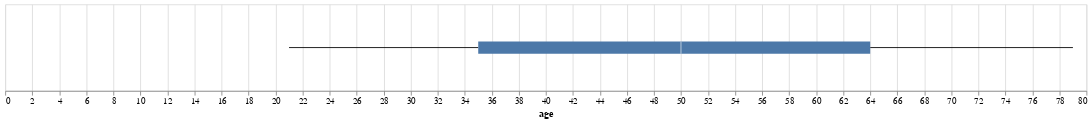

Source (notebook cell):
### Markdown cell above
Usaremos boxplot para mirar en un rango determinado la edad de quines presentan mas reportes

### Code cell
alt.Chart(loans_df_risk_flag).mark_boxplot().encode(
    alt.X('age')
).properties(
    width = 1250,
    height = 100
)

### Figure 1 — Vega-Lite specification as saved in the notebook (floating-point values rounded to 4 significant figures; data arrays with more than 128 entries replaced by an {"elided": "..."} marker saying what was removed)
{"config": {"view": {"continuousWidth": 400, "continuousHeight": 300}}, "data": {"name": "data-6838920a1372d0535a74048c6aa14766"}, "mark": "boxplot", "encoding": {"x": {"field": "age", "type": "quantitative"}}, "height": 100, "width": 1250, "$schema": "https://vega.github.io/schema/vega-lite/v4.17.0.json", "datasets": {"data-6838920a1372d0535a74048c6aa14766": {"elided": "2074 records"}}}
